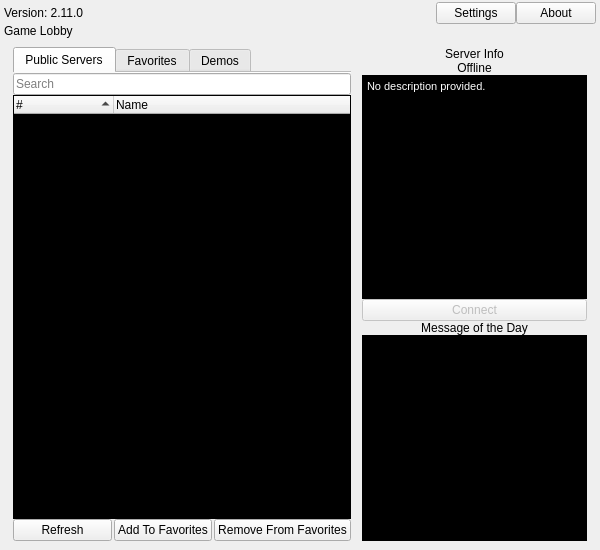
<?xml version="1.0" encoding="UTF-8"?>
<ui version="4.0">
 <class>lobby_form</class>
 <widget class="QWidget" name="lobby_form">
  <property name="geometry">
   <rect>
    <x>0</x>
    <y>0</y>
    <width>600</width>
    <height>550</height>
   </rect>
  </property>
  <property name="sizePolicy">
   <sizepolicy hsizetype="Expanding" vsizetype="Expanding">
    <horstretch>0</horstretch>
    <verstretch>0</verstretch>
   </sizepolicy>
  </property>
  <property name="minimumSize">
   <size>
    <width>600</width>
    <height>550</height>
   </size>
  </property>
  <property name="windowTitle">
   <string/>
  </property>
  <property name="styleSheet">
   <string notr="true">QWidget#lobby {
	background-color: gray;
}</string>
  </property>
  <layout class="QVBoxLayout" name="verticalLayout">
   <property name="spacing">
    <number>0</number>
   </property>
   <property name="leftMargin">
    <number>4</number>
   </property>
   <property name="topMargin">
    <number>2</number>
   </property>
   <property name="rightMargin">
    <number>4</number>
   </property>
   <property name="bottomMargin">
    <number>0</number>
   </property>
   <item>
    <widget class="QWidget" name="lobby_info" native="true">
     <layout class="QVBoxLayout" name="verticalLayout_2">
      <property name="spacing">
       <number>0</number>
      </property>
      <property name="leftMargin">
       <number>0</number>
      </property>
      <property name="topMargin">
       <number>0</number>
      </property>
      <property name="rightMargin">
       <number>0</number>
      </property>
      <property name="bottomMargin">
       <number>0</number>
      </property>
      <item>
       <widget class="QWidget" name="lobby_controls" native="true">
        <layout class="QHBoxLayout" name="horizontalLayout_2">
         <property name="spacing">
          <number>0</number>
         </property>
         <property name="leftMargin">
          <number>0</number>
         </property>
         <property name="topMargin">
          <number>0</number>
         </property>
         <property name="rightMargin">
          <number>0</number>
         </property>
         <property name="bottomMargin">
          <number>0</number>
         </property>
         <item>
          <widget class="QLabel" name="game_version_lbl">
           <property name="text">
            <string>Version: 2.11.0</string>
           </property>
          </widget>
         </item>
         <item>
          <spacer name="horizontalSpacer">
           <property name="orientation">
            <enum>Qt::Horizontal</enum>
           </property>
           <property name="sizeHint" stdset="0">
            <size>
             <width>40</width>
             <height>20</height>
            </size>
           </property>
          </spacer>
         </item>
         <item>
          <widget class="QPushButton" name="settings_button">
           <property name="text">
            <string>Settings</string>
           </property>
          </widget>
         </item>
         <item>
          <widget class="QPushButton" name="about_button">
           <property name="text">
            <string>About</string>
           </property>
          </widget>
         </item>
        </layout>
       </widget>
      </item>
      <item>
       <widget class="QLabel" name="lobby_title">
        <property name="text">
         <string>Game Lobby</string>
        </property>
       </widget>
      </item>
     </layout>
    </widget>
   </item>
   <item>
    <widget class="QWidget" name="server_interaction" native="true">
     <property name="sizePolicy">
      <sizepolicy hsizetype="Preferred" vsizetype="Preferred">
       <horstretch>0</horstretch>
       <verstretch>0</verstretch>
      </sizepolicy>
     </property>
     <layout class="QHBoxLayout" name="horizontalLayout">
      <item>
       <widget class="QWidget" name="serverlist" native="true">
        <property name="sizePolicy">
         <sizepolicy hsizetype="Preferred" vsizetype="Preferred">
          <horstretch>3</horstretch>
          <verstretch>0</verstretch>
         </sizepolicy>
        </property>
        <layout class="QVBoxLayout" name="verticalLayout_3">
         <property name="spacing">
          <number>0</number>
         </property>
         <property name="leftMargin">
          <number>0</number>
         </property>
         <property name="topMargin">
          <number>0</number>
         </property>
         <property name="rightMargin">
          <number>0</number>
         </property>
         <property name="bottomMargin">
          <number>0</number>
         </property>
         <item>
          <widget class="QTabWidget" name="connections_tabview">
           <property name="font">
            <font>
             <strikeout>false</strikeout>
            </font>
           </property>
           <property name="contextMenuPolicy">
            <enum>Qt::CustomContextMenu</enum>
           </property>
           <property name="layoutDirection">
            <enum>Qt::LeftToRight</enum>
           </property>
           <property name="currentIndex">
            <number>0</number>
           </property>
           <property name="documentMode">
            <bool>true</bool>
           </property>
           <widget class="QWidget" name="serverlist_tab">
            <attribute name="title">
             <string>Public Servers</string>
            </attribute>
            <layout class="QGridLayout" name="gridLayout">
             <property name="leftMargin">
              <number>0</number>
             </property>
             <property name="topMargin">
              <number>0</number>
             </property>
             <property name="rightMargin">
              <number>0</number>
             </property>
             <property name="bottomMargin">
              <number>0</number>
             </property>
             <property name="spacing">
              <number>0</number>
             </property>
             <item row="1" column="0">
              <widget class="QTreeWidget" name="serverlist_tree">
               <property name="styleSheet">
                <string notr="true">QTreeWidget {
	background-color:black;
	color:white;
}</string>
               </property>
               <property name="textElideMode">
                <enum>Qt::ElideNone</enum>
               </property>
               <property name="sortingEnabled">
                <bool>true</bool>
               </property>
               <column>
                <property name="text">
                 <string>#</string>
                </property>
               </column>
               <column>
                <property name="text">
                 <string>Name</string>
                </property>
               </column>
              </widget>
             </item>
             <item row="0" column="0">
              <widget class="QLineEdit" name="serverlist_search">
               <property name="placeholderText">
                <string>Search</string>
               </property>
              </widget>
             </item>
            </layout>
           </widget>
           <widget class="QWidget" name="favorites_tab">
            <attribute name="title">
             <string>Favorites</string>
            </attribute>
            <layout class="QGridLayout" name="gridLayout_2">
             <property name="leftMargin">
              <number>0</number>
             </property>
             <property name="topMargin">
              <number>0</number>
             </property>
             <property name="rightMargin">
              <number>0</number>
             </property>
             <property name="bottomMargin">
              <number>0</number>
             </property>
             <property name="spacing">
              <number>0</number>
             </property>
             <item row="0" column="0">
              <widget class="QTreeWidget" name="favorites_tree">
               <property name="contextMenuPolicy">
                <enum>Qt::CustomContextMenu</enum>
               </property>
               <property name="styleSheet">
                <string notr="true">QTreeWidget {
	background-color:black;
	color:white;
}</string>
               </property>
               <property name="textElideMode">
                <enum>Qt::ElideNone</enum>
               </property>
               <property name="sortingEnabled">
                <bool>true</bool>
               </property>
               <column>
                <property name="text">
                 <string>#</string>
                </property>
               </column>
               <column>
                <property name="text">
                 <string>Name</string>
                </property>
               </column>
              </widget>
             </item>
            </layout>
           </widget>
           <widget class="QWidget" name="demo_tab">
            <attribute name="title">
             <string>Demos</string>
            </attribute>
            <layout class="QGridLayout" name="gridLayout_3">
             <property name="leftMargin">
              <number>0</number>
             </property>
             <property name="topMargin">
              <number>0</number>
             </property>
             <property name="rightMargin">
              <number>0</number>
             </property>
             <property name="bottomMargin">
              <number>0</number>
             </property>
             <property name="spacing">
              <number>0</number>
             </property>
             <item row="0" column="0">
              <widget class="QTreeWidget" name="demo_tree">
               <property name="styleSheet">
                <string notr="true">QTreeWidget {
	background-color:black;
	color:white;
}</string>
               </property>
               <property name="textElideMode">
                <enum>Qt::ElideNone</enum>
               </property>
               <property name="indentation">
                <number>0</number>
               </property>
               <property name="sortingEnabled">
                <bool>true</bool>
               </property>
               <column>
                <property name="text">
                 <string>Server</string>
                </property>
               </column>
               <column>
                <property name="text">
                 <string>Name</string>
                </property>
               </column>
              </widget>
             </item>
            </layout>
           </widget>
          </widget>
         </item>
         <item>
          <widget class="QWidget" name="serverlist_controls" native="true">
           <layout class="QHBoxLayout" name="horizontalLayout_4">
            <property name="spacing">
             <number>2</number>
            </property>
            <property name="leftMargin">
             <number>0</number>
            </property>
            <property name="topMargin">
             <number>0</number>
            </property>
            <property name="rightMargin">
             <number>0</number>
            </property>
            <property name="bottomMargin">
             <number>0</number>
            </property>
            <item>
             <widget class="QPushButton" name="refresh_button">
              <property name="text">
               <string>Refresh</string>
              </property>
             </widget>
            </item>
            <item>
             <widget class="QPushButton" name="add_to_favorite_button">
              <property name="text">
               <string>Add To Favorites</string>
              </property>
             </widget>
            </item>
            <item>
             <widget class="QPushButton" name="remove_from_favorites_button">
              <property name="text">
               <string>Remove From Favorites</string>
              </property>
             </widget>
            </item>
           </layout>
          </widget>
         </item>
        </layout>
       </widget>
      </item>
      <item>
       <spacer name="horizontalSpacer_2">
        <property name="orientation">
         <enum>Qt::Horizontal</enum>
        </property>
        <property name="sizeType">
         <enum>QSizePolicy::Minimum</enum>
        </property>
        <property name="sizeHint" stdset="0">
         <size>
          <width>5</width>
          <height>20</height>
         </size>
        </property>
       </spacer>
      </item>
      <item>
       <widget class="QWidget" name="info_motd" native="true">
        <property name="sizePolicy">
         <sizepolicy hsizetype="Preferred" vsizetype="Preferred">
          <horstretch>2</horstretch>
          <verstretch>0</verstretch>
         </sizepolicy>
        </property>
        <layout class="QVBoxLayout" name="verticalLayout_4">
         <property name="spacing">
          <number>0</number>
         </property>
         <property name="leftMargin">
          <number>0</number>
         </property>
         <property name="topMargin">
          <number>0</number>
         </property>
         <property name="rightMargin">
          <number>0</number>
         </property>
         <property name="bottomMargin">
          <number>0</number>
         </property>
         <item>
          <widget class="QWidget" name="server_info" native="true">
           <property name="sizePolicy">
            <sizepolicy hsizetype="Preferred" vsizetype="Preferred">
             <horstretch>0</horstretch>
             <verstretch>5</verstretch>
            </sizepolicy>
           </property>
           <layout class="QVBoxLayout" name="verticalLayout_5">
            <property name="spacing">
             <number>0</number>
            </property>
            <property name="leftMargin">
             <number>0</number>
            </property>
            <property name="topMargin">
             <number>0</number>
            </property>
            <property name="rightMargin">
             <number>0</number>
            </property>
            <property name="bottomMargin">
             <number>0</number>
            </property>
            <item>
             <widget class="QLabel" name="server_info_lbl">
              <property name="text">
               <string>Server Info</string>
              </property>
              <property name="alignment">
               <set>Qt::AlignCenter</set>
              </property>
             </widget>
            </item>
            <item>
             <widget class="QLabel" name="server_player_count_lbl">
              <property name="text">
               <string>Offline</string>
              </property>
              <property name="alignment">
               <set>Qt::AlignCenter</set>
              </property>
             </widget>
            </item>
            <item>
             <widget class="QTextBrowser" name="server_description_text">
              <property name="styleSheet">
               <string notr="true">QTextBrowser {
    background-color:back;
	color:white;
}</string>
              </property>
              <property name="html">
               <string>&lt;!DOCTYPE HTML PUBLIC &quot;-//W3C//DTD HTML 4.0//EN&quot; &quot;http://www.w3.org/TR/REC-html40/strict.dtd&quot;&gt;
&lt;html&gt;&lt;head&gt;&lt;meta name=&quot;qrichtext&quot; content=&quot;1&quot; /&gt;&lt;style type=&quot;text/css&quot;&gt;
p, li { white-space: pre-wrap; }
&lt;/style&gt;&lt;/head&gt;&lt;body style=&quot; font-family:'MS Shell Dlg 2'; font-size:8.25pt; font-weight:400; font-style:normal;&quot;&gt;
&lt;p style=&quot; margin-top:0px; margin-bottom:0px; margin-left:0px; margin-right:0px; -qt-block-indent:0; text-indent:0px;&quot;&gt;No description provided.&lt;/p&gt;&lt;/body&gt;&lt;/html&gt;</string>
              </property>
             </widget>
            </item>
            <item>
             <widget class="QPushButton" name="connect_button">
              <property name="enabled">
               <bool>false</bool>
              </property>
              <property name="text">
               <string>Connect</string>
              </property>
             </widget>
            </item>
           </layout>
          </widget>
         </item>
         <item>
          <widget class="QWidget" name="motd" native="true">
           <property name="sizePolicy">
            <sizepolicy hsizetype="Preferred" vsizetype="Preferred">
             <horstretch>0</horstretch>
             <verstretch>4</verstretch>
            </sizepolicy>
           </property>
           <layout class="QVBoxLayout" name="verticalLayout_6">
            <property name="spacing">
             <number>0</number>
            </property>
            <property name="leftMargin">
             <number>0</number>
            </property>
            <property name="topMargin">
             <number>0</number>
            </property>
            <property name="rightMargin">
             <number>0</number>
            </property>
            <property name="bottomMargin">
             <number>0</number>
            </property>
            <item>
             <widget class="QLabel" name="motd_lbl">
              <property name="text">
               <string>Message of the Day</string>
              </property>
              <property name="alignment">
               <set>Qt::AlignCenter</set>
              </property>
             </widget>
            </item>
            <item>
             <widget class="QTextBrowser" name="motd_text">
              <property name="styleSheet">
               <string notr="true">QTextBrowser {
    background-color:back;
	color:white;
}</string>
              </property>
              <property name="html">
               <string>&lt;!DOCTYPE HTML PUBLIC &quot;-//W3C//DTD HTML 4.0//EN&quot; &quot;http://www.w3.org/TR/REC-html40/strict.dtd&quot;&gt;
&lt;html&gt;&lt;head&gt;&lt;meta name=&quot;qrichtext&quot; content=&quot;1&quot; /&gt;&lt;style type=&quot;text/css&quot;&gt;
p, li { white-space: pre-wrap; }
&lt;/style&gt;&lt;/head&gt;&lt;body style=&quot; font-family:'MS Shell Dlg 2'; font-size:8.25pt; font-weight:400; font-style:normal;&quot;&gt;
&lt;p style=&quot;-qt-paragraph-type:empty; margin-top:0px; margin-bottom:0px; margin-left:0px; margin-right:0px; -qt-block-indent:0; text-indent:0px;&quot;&gt;&lt;br /&gt;&lt;/p&gt;&lt;/body&gt;&lt;/html&gt;</string>
              </property>
              <property name="openExternalLinks">
               <bool>true</bool>
              </property>
             </widget>
            </item>
           </layout>
          </widget>
         </item>
        </layout>
       </widget>
      </item>
     </layout>
    </widget>
   </item>
  </layout>
 </widget>
 <resources/>
 <connections/>
</ui>
